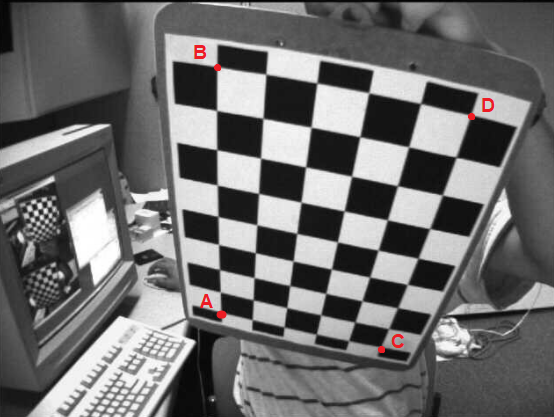
#> input picture chess_2.png, 554 x 417 px, found by its file name
$ jupyter execute DZ64.ipynb
#> lines starting #> are read from the running program, lines starting #| are printed output that depends on the picture
[cell 1]
import matplotlib.pyplot as plt
import numpy as np
import cv2

[cell 2]
im_src = cv2.imread(r'''C:\Users\solov\DZ64/chess_2.png''')
#> im_src is the input picture: shape (417, 554, 3); mean B, G, R 109.8, 109.8, 110.3
pts_src = np.array([[220, 315], [217, 69], [380, 348],[470, 115]])
plt.figure(figsize=(12,8))
plt.imshow(im_src)
plt.axis('off')
plt.show();

[cell 3]
im_dst = cv2.imread(r'''C:\Users\solov\DZ64/chess_1.png''')
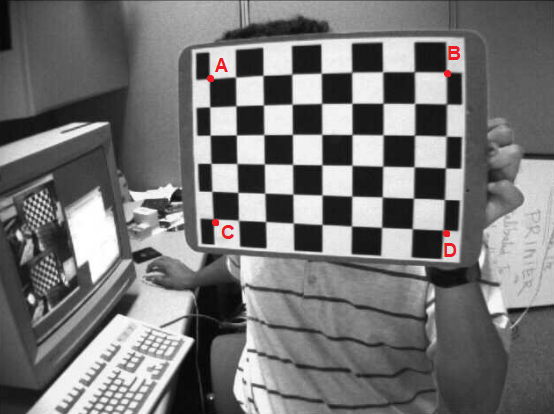
#> input picture chess_1.png, 554 x 414 px, found by its file name
#> im_dst is the input picture: shape (414, 554, 3); mean B, G, R 117.9, 117.9, 118.4
pts_dst = np.array([[210, 80],[447, 71],[214, 219],[441, 229]])
plt.figure(figsize=(12,8))
plt.imshow(im_dst)
plt.axis('off')
plt.show();

[cell 4]
h, status = cv2.findHomography(pts_src,
                               pts_dst,
                               )

[cell 5]
im_out = cv2.warpPerspective(im_src, h,
                             (im_dst.shape[1],
                              im_dst.shape[0]))
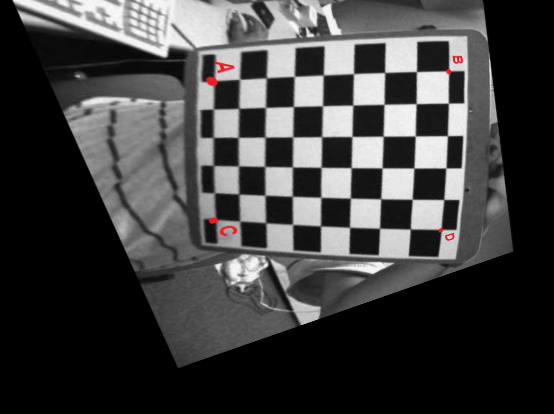
#> im_out: shape (414, 554, 3); mean B, G, R 63.9, 63.9, 64.3

[cell 6]
plt.figure(figsize=(12,8))
plt.imshow(im_out)
plt.axis('off')
plt.show();

[cell 7]
fig, (ax1, ax2, ax3) = plt.subplots(1, 3, figsize=(20, 15), sharex=True, sharey=True)

ax1.axis('off')
ax1.imshow(im_dst, cmap=plt.cm.gray)
ax1.set_title('chess_1')
ax2.axis('off')
ax2.imshow(im_src, cmap=plt.cm.gray)
ax2.set_title('chess_2')
ax3.axis('off')
ax3.imshow(im_out, cmap=plt.cm.gray)
ax3.set_title('chess_2 to chess_1')
plt.show()
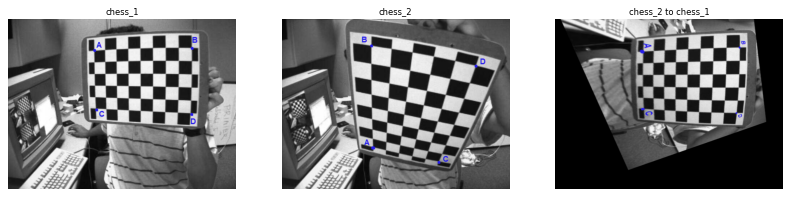
#> figure drawn by matplotlib, 3 panels; B, G, R data is drawn as R, G, B
